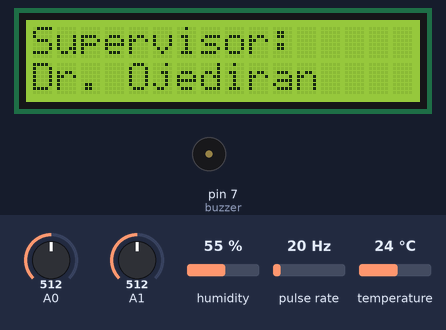
A sketch run on a simulated Arduino Uno, built with avr-gcc and run on an emulated ATmega328P. On the bench: 16×2 character LCD, buzzer (waves = sounding, pin HIGH). Wiring (inferred from the names in the program): pulse sensor: data pin 2. The test bench sets the inputs (shaded band); at power-on: A0 = 512, pulse rate 20 Hz, temperature 24 °C, A1 = 512, humidity 55 %. What the sketch prints to the serial monitor is not drawn.

Above: at 3.2 s.
At 7.3 s:
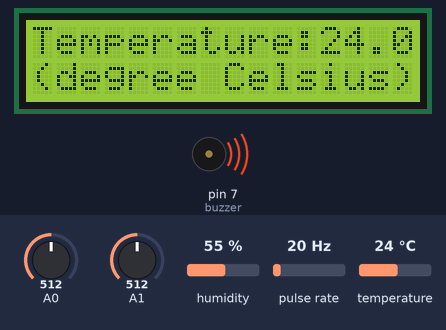
7.4 s: A0 set to 252
At 11.4 s:
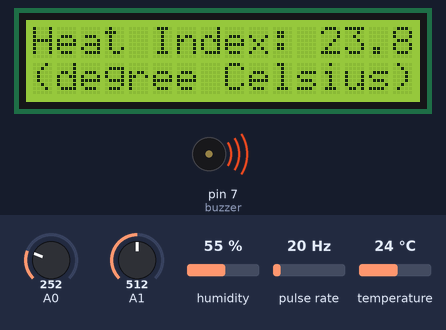
12.2 s: A0 set to 223
At 14.4 s:
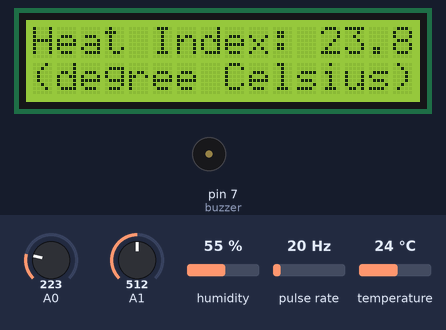
17.7 s: pulse rate (sensor on pin 2) set to 150 Hz
24.0 s: temperature set to 39 °C
30.3 s: temperature set to 42 °C
At 31.5 s:
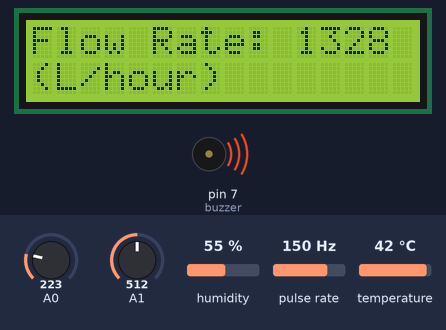
34.4 s: A1 set to 482
Timing chart, 0 to 37.4 s (numbered marks = the images above; inputs shaded):
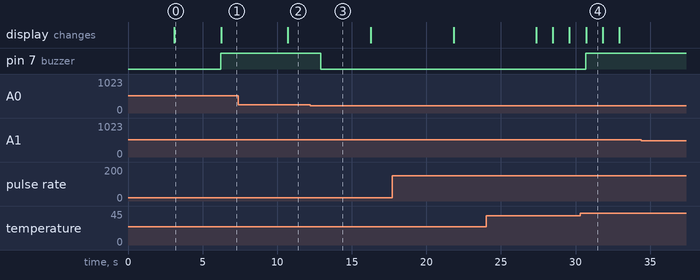

Measured:
- the behaviour switches between 242 and 241 on A0 (found by bisection; images 2 and 3)
- the behaviour switches between 40 and 41 °C on temperature (found by bisection; images 3 and 4)
- after the input at 12.2 s, pin 7 (buzzer): HIGH → LOW after 0.72 s
- after the input at 30.3 s, pin 7 (buzzer): LOW → HIGH after 0.37 s
- what the display in image 0 shows lasts 3.1 s, from 3.1 s to 6.2 s
- what the display in image 4 shows lasts 1.1 s, from 30.7 s to 31.8 s

The sketch:

M_W_Proj.ino
```cpp
#include <SoftwareSerial.h>
#include "DHT.h"
#include <LiquidCrystal_I2C.h>

#define DHTPIN 9

#define DHTTYPE DHT11   // DHT 11

DHT dht(DHTPIN, DHTTYPE);
SoftwareSerial BT(11,10);
LiquidCrystal_I2C lcd(0x27,16,2);

int buzzer = 7;

float turAv = 0;

volatile int flow_frequency; // Measures flow sensor pulses
unsigned int l_hour; // Calculated litres/hour
unsigned char flowsensor = 2; // Sensor Input
unsigned long currentTime;
unsigned long cloopTime;

byte c = 0;
int c1 = 0;

void flow () // Interrupt function
{
   flow_frequency++;
}

float otur = 0;
void setup() {
  Serial.begin(9600);
  Serial.println(F("DHTxx test!"));
  BT.begin(9600);
  dht.begin();

  lcd.init();
  lcd.backlight();

   pinMode(flowsensor, INPUT);
   digitalWrite(flowsensor, HIGH); // Optional Internal Pull-Up
   Serial.begin(9600);
   attachInterrupt(0, flow, RISING); // Setup Interrupt
   sei(); // Enable interrupts
   currentTime = millis();
   cloopTime = currentTime;

   pinMode(buzzer,OUTPUT);

   Mprint("Project by: ",0,0);
  Mprint("Wale & Moyin",1,0);
  delay(3000);
  lcd.clear();
  Mprint("Supervisor: ",0,0);
  Mprint("Dr. Ojediran",1,0);
  delay(3000);

}
float turbidity = 0;
void loop() {

  float mq2 = analogRead(A0);


  mq2 = (mq2*5.0)/134.0;


  currentTime = millis();
   // Every second, calculate and print litres/hour
   if(currentTime >= (cloopTime + 1000))
   {
      cloopTime = currentTime; // Updates cloopTime
      // Pulse frequency (Hz) = 7.5Q, Q is flow rate in L/min.
      l_hour = (flow_frequency * 60 / 7.5); // (Pulse frequency x 60 min) / 7.5Q = flowrate in L/hour
      flow_frequency = 0; // Reset Counter

    c++;

    turbidity += (float)analogRead(A1);

    Serial.print("TTT: "); Serial.println(turbidity);


    if (c > 4) {
      c1++;
      c = 0;

     turAv = turbidity/5;

     turAv = (turAv*2.5)/270.45;

     turbidity = 0;

    }

    if(c1 > 4) c1 = 0;
   }


  float h = dht.readHumidity();
  float t = dht.readTemperature();

  // Check if any reads failed and exit early (to try again).
  if (isnan(t)) {
    Serial.println(F("Failed to read from DHT sensor!"));
    return;
  }
  // Compute heat index in Celsius (isFahreheit = false)
  float hic = dht.computeHeatIndex(t, h, false);


  Serial.println("\n");

  Serial.print(F("Temperature: "));
  Serial.print(t);
  Serial.print(F("°C "));

  Serial.print(F("Heat index: "));
  Serial.print(hic);
  Serial.println(F("°C "));

  Serial.print("MQ: ");
  Serial.println(mq2);

  Serial.print("Turbidity: ");
  Serial.println(turAv);

  Serial.print("Water Flow Rate: ");
  Serial.println(l_hour);


   if (c1 == 0) {
    lcd.clear();
    Mprint("Temperature:",0,0);
    Mprint(String(t),0,12);
    Mprint("(degree Celsius)",1,0);
  }
  else if(c1 == 1){
      lcd.clear();
      Mprint("Heat Index: ",0,0);
    Mprint(String(hic),0,12);
    Mprint("(degree Celsius)",1,0);
    }
   else if(c1 == 2){
      lcd.clear();
      Mprint("Gas Level: ",0,0);
    Mprint(String(mq2),0,11);
    Mprint("(PPM)",1,0);
    }
  else if(c1 == 3){
      lcd.clear();
      Mprint("Turbidity: ",0,0);
    Mprint(String(turAv),0,11);
    Mprint("(ntu)",1,0);
    }
   else if(c1 == 4){
      lcd.clear();
      Mprint("Flow Rate: ",0,0);
    Mprint(String(l_hour),0,11);
    Mprint("(L/hour)",1,0);
    }

  if (mq2 > 9 || turAv > 15 || t > 40) digitalWrite(buzzer, HIGH);
  else digitalWrite(buzzer, LOW);


  BT.print(t);
  BT.print(",");
  BT.print(hic);
  BT.print(",");
  BT.print(mq2);
  BT.print(",");
  BT.print(turAv);
  BT.print(",");
  BT.print(l_hour);
  BT.print(";");


  delay(1000);
}


void Mprint(String tx, byte r,byte c){
      lcd.setCursor(c,r);
      lcd.print(tx);
    }
```
